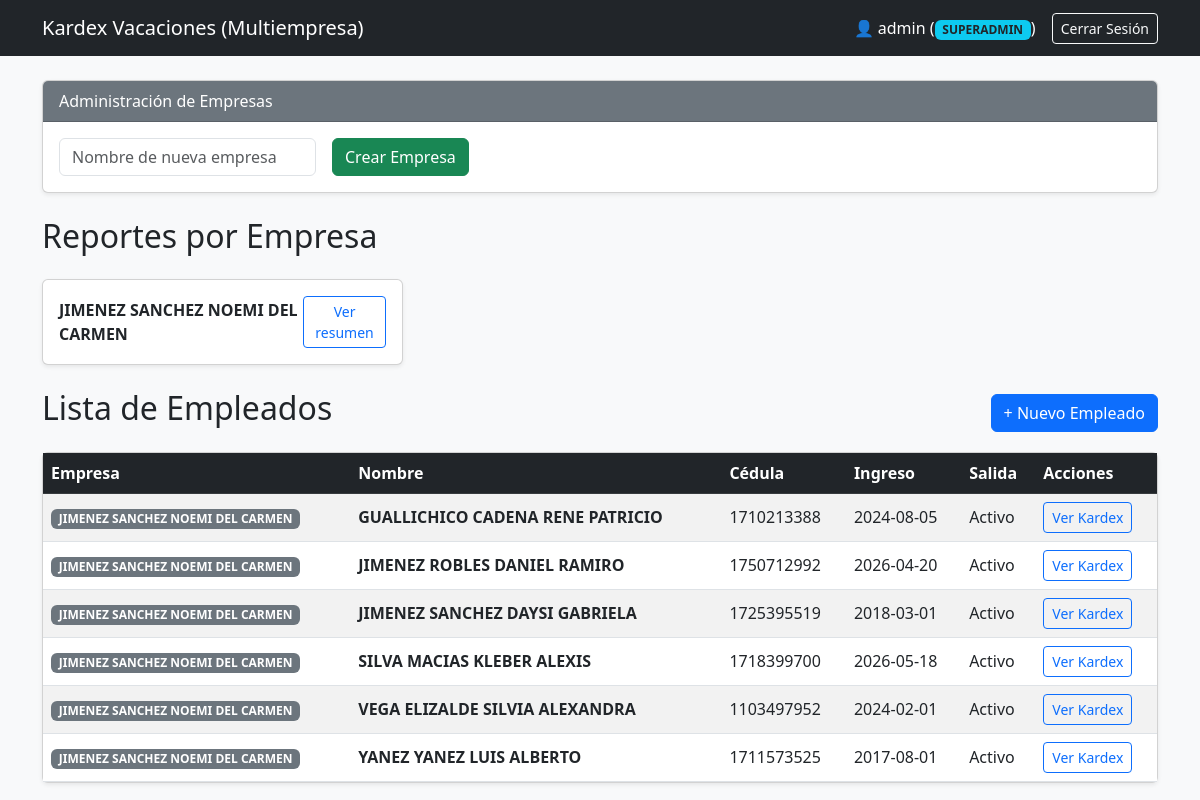
/ (signed in), run on the app's committed database.
### tables this page shows
CREATE TABLE usuarios (
        id INTEGER PRIMARY KEY AUTOINCREMENT,
        username TEXT NOT NULL UNIQUE,
        password TEXT NOT NULL,
        rol TEXT NOT NULL, -- SUPERADMIN, ADMIN_EMPRESA, RRHH, CONSULTA
        empresa_id INTEGER, empleado_id INTEGER,
        FOREIGN KEY (empresa_id) REFERENCES empresas(id)
    );

CREATE TABLE empresas (
        id INTEGER PRIMARY KEY AUTOINCREMENT,
        nombre TEXT NOT NULL UNIQUE
    );

CREATE TABLE empleados (
        id INTEGER PRIMARY KEY AUTOINCREMENT,
        empresa_id INTEGER NOT NULL,
        nombre TEXT NOT NULL,
        cedula TEXT,
        fecha_ingreso TEXT NOT NULL,
        fecha_salida TEXT,
        observaciones TEXT, cargo TEXT,
        FOREIGN KEY (empresa_id) REFERENCES empresas(id)
    );

### app.py (the view)
@app.route("/")
def index():
    user = current_user()
    if not user:
        return redirect(url_for("login"))
    if user["rol"] == "EMPLEADO":
        if user.get("empleado_id"):
            return redirect(url_for("empleado", empleado_id=user["empleado_id"]))
        return "El usuario no tiene un empleado asociado", 403
    db = get_db()
    if user["rol"] == "SUPERADMIN":
        empresas = collection_rows(db, "empresas", "nombre")
        empleados = collection_rows(db, "empleados", "nombre")
    else:
        empresa = db.collection("empresas").document(str(user["empresa_id"])).get()
        empresas = [as_row(empresa)] if empresa.exists else []
        empleados = [employee for employee in collection_rows(db, "empleados", "nombre")
                     if str(employee["empresa_id"]) == str(user["empresa_id"])]
    for employee in empleados:
        empresa = db.collection("empresas").document(str(employee["empresa_id"])).get()
        employee["empresa_nombre"] = empresa.to_dict().get("nombre", "") if empresa.exists else ""
    return render_template("index.html", user=user, empresas=empresas, empleados=empleados)

### app.py (called while the page is built)
def get_db():
    if not hasattr(get_db, "local_db"):
        get_db.local_db = LocalDatabase(LOCAL_DB)
    return get_db.local_db

def as_row(document):
    data = document.to_dict()
    data["id"] = document.id
    return data

def collection_rows(db, collection_name, order_field=None):
    query = db.collection(collection_name)
    if order_field:
        try:
            query = query.order_by(order_field)
        except Exception:
            pass
    return [as_row(document) for document in query.stream()]

def current_user():
    if "user_id" not in session:
        return None
    document = get_db().collection("usuarios").document(str(session["user_id"])).get()
    return as_row(document) if document.exists else None

    def to_dict(self):
        return dict(self._data) if self._data is not None else None

    def order_by(self, field):
        return LocalQuery(self.db, self.collection_name, self.filters, field, self.limit_value)

    def stream(self):
        cursor = self.db.execute(f"SELECT * FROM {self.collection_name}")
        rows = cursor.fetchall()
        columns = [column[0] for column in cursor.description]
        data = [dict(zip(columns, row)) for row in rows]
        for field, value in self.filters:
            data = [item for item in data if item.get(field) == value]
        if self.order_field:
            data.sort(key=lambda item: (item.get(self.order_field) is None, item.get(self.order_field)))
        if self.limit_value is not None:
            data = data[:self.limit_value]
        return [LocalDocument(item.pop("id"), item) for item in data]

    def document(self, document_id):
        return LocalDocumentReference(self.db, self.collection_name, document_id)

    def get(self):
        cursor = self.db.execute(
            f"SELECT * FROM {self.collection_name} WHERE id = ?", (self.document_id,)
        )
        row = cursor.fetchone()
        if row is None:
            return LocalDocument(self.document_id, None)
        columns = [column[0] for column in cursor.description]
        data = dict(zip(columns, row))
        data.pop("id", None)
        return LocalDocument(self.document_id, data)

    def collection(self, collection_name):
        return LocalCollection(self.connection, collection_name)

### templates/index.html (shortened to what this page needs)
<!DOCTYPE html>
<html lang="es">
<head>
    <link rel="stylesheet" href="https://cdn.jsdelivr.net/npm/bootstrap@5.3.0/dist/css/bootstrap.min.css">
</head>
<body class="bg-light">
    <nav class="navbar navbar-expand-lg navbar-dark bg-dark mb-4">
        <div class="container">
            <a class="navbar-brand" href="{{ url_for('index') }}">Kardex Vacaciones (Multiempresa)</a>
            <div class="d-flex align-items-center text-white">
                <span class="me-3">👤 {{ user.username }} (<span class="badge bg-info text-dark">{{ user.rol }}</span>)</span>
                <a href="{{ url_for('logout') }}" class="btn btn-outline-light btn-sm">Cerrar Sesión</a>
            </div>
        </div>
    </nav>
    <div class="container">
        {% if user.rol == 'SUPERADMIN' %}
        <div class="card mb-4 shadow-sm">
            <div class="card-header bg-secondary text-white">Administración de Empresas</div>
            <div class="card-body">
                <form method="POST" action="{{ url_for('nueva_empresa') }}" class="row g-3">
                    <div class="col-auto">
                        <input type="text" name="nombre" class="form-control" placeholder="Nombre de nueva empresa" required>
                    </div>
                    <div class="col-auto">
                        <button type="submit" class="btn btn-success">Crear Empresa</button>
                    </div>
                </form>
            </div>
        </div>
        {% endif %}
        <div class="d-flex justify-content-between align-items-center mb-3">
            <h2>Reportes por Empresa</h2>
        </div>
        <div class="row row-cols-1 row-cols-md-3 g-3 mb-4">
            {% for empresa in empresas %}
            <div class="col">
                <div class="card h-100 shadow-sm">
                    <div class="card-body d-flex justify-content-between align-items-center">
                        <strong>{{ empresa.nombre }}</strong>
                        <a href="{{ url_for('reporte_empresa', empresa_id=empresa.id) }}" class="btn btn-outline-primary btn-sm">Ver resumen</a>
                    </div>
                </div>
            </div>
            {% endfor %}
        </div>
        <div class="d-flex justify-content-between align-items-center mb-3">
            <h2>Lista de Empleados</h2>
            {% if user.rol != 'CONSULTA' %}
            <a href="{{ url_for('nuevo_empleado') }}" class="btn btn-primary">+ Nuevo Empleado</a>
            {% endif %}
        </div>
        <div class="card shadow-sm">
            <div class="card-body p-0">
                <table class="table table-striped mb-0 align-middle">
                    <thead class="table-dark">
                        <tr>
                            <th>Empresa</th>
                            <th>Nombre</th>
                            <th>Cédula</th>
                            <th>Ingreso</th>
                            <th>Salida</th>
                            <th>Acciones</th>
                        </tr>
                    </thead>
                    <tbody>
                        {% for emp in empleados %}
                        <tr>
                            <td><span class="badge bg-secondary">{{ emp.empresa_nombre }}</span></td>
                            <td><strong>{{ emp.nombre }}</strong></td>
                            <td>{{ emp.cedula or 'N/D' }}</td>
                            <td>{{ emp.fecha_ingreso }}</td>
                            <td>{{ emp.fecha_salida or 'Activo' }}</td>
                            <td>
                                <a href="{{ url_for('empleado', empleado_id=emp.id) }}" class="btn btn-sm btn-outline-primary">Ver Kardex</a>
                            </td>
                        </tr>
                        {% else %}
                        <tr>
                            <td colspan="6" class="text-center py-4 text-muted">No hay empleados registrados.</td>
                        </tr>
                        {% endfor %}
                    </tbody>
                </table>
            </div>
        </div>
    </div>
</body>
</html>

### data on the page
usuarios: username "admin", rol "SUPERADMIN"
empresas: nombre "JIMENEZ SANCHEZ NOEMI DEL CARMEN", empresa_nombre "JIMENEZ SANCHEZ NOEMI DEL CARMEN" "JIMENEZ SANCHEZ NOEMI DEL CARMEN" "JIMENEZ SANCHEZ NOEMI DEL CARMEN" "JIMENEZ SANCHEZ NOEMI DEL CARMEN" "JIMENEZ SANCHEZ NOEMI DEL CARMEN" "JIMENEZ SANCHEZ NOEMI DEL CARMEN"
empleados: nombre "GUALLICHICO CADENA RENE PATRICIO", cedula "1710213388", fecha_ingreso "2024-08-05"
empleados: nombre "JIMENEZ ROBLES DANIEL RAMIRO", cedula "1750712992", fecha_ingreso "2026-04-20"
empleados: nombre "JIMENEZ SANCHEZ DAYSI GABRIELA", cedula "1725395519", fecha_ingreso "2018-03-01"
empleados: nombre "SILVA MACIAS KLEBER ALEXIS", cedula "1718399700", fecha_ingreso "2026-05-18"
empleados: nombre "VEGA ELIZALDE SILVIA ALEXANDRA", cedula "1103497952", fecha_ingreso "2024-02-01"
empleados: nombre "YANEZ YANEZ LUIS ALBERTO", cedula "1711573525", fecha_ingreso "2017-08-01"

### other printed values
{{ emp.fecha_salida or 'Activo' }} "Activo" "Activo" "Activo" "Activo" "Activo" "Activo"
